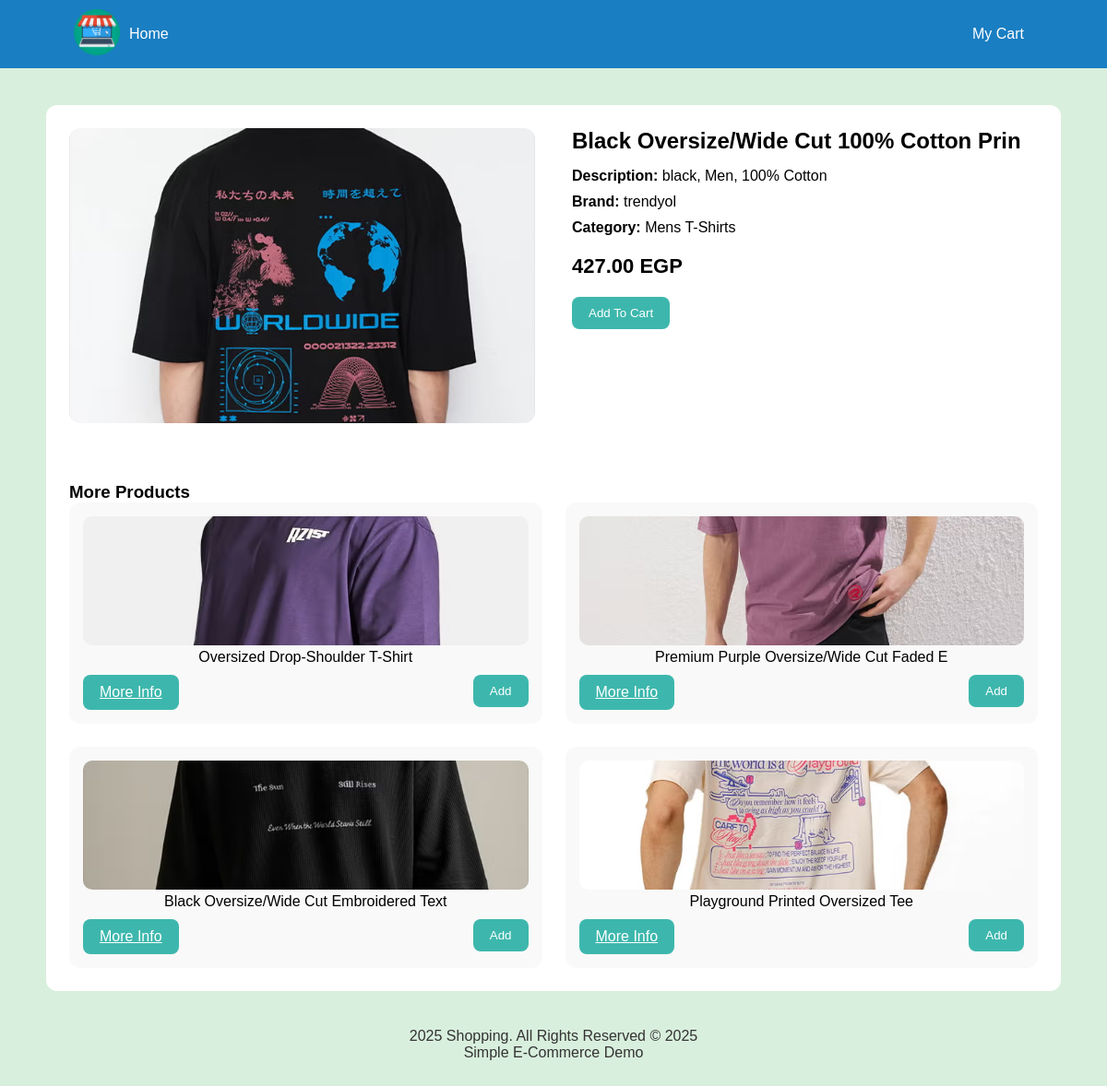
The app's page /info.php?id=P11 with its own data.
### tables this page shows
CREATE TABLE `images` (
  `id_P` varchar(30) NOT NULL,
  `image_1` varchar(200) NOT NULL,
  `image_2` varchar(200) NOT NULL,
  `image_3` varchar(200) NOT NULL
);

CREATE TABLE `products` (
  `id_P` varchar(20) NOT NULL,
  `name` varchar(40) NOT NULL,
  `describtion` varchar(150) NOT NULL,
  `price` decimal(15,2) NOT NULL,
  `brand` varchar(30) NOT NULL,
  `category` varchar(30) NOT NULL
);

### info.php (the view, shortened to what this page needs)
<?php
$conn = mysqli_connect("localhost:3307", "root", "", "ecommerce_db");
if (isset($_POST['info'])) {
    $id = $_POST['info'];
} elseif (isset($_GET['id'])) {
    $id = $_GET['id'];
} else {
    die("No Product");
}
$id = mysqli_real_escape_string($conn, $id);
$productQuery = "
SELECT p.*, i.image_1, i.image_2, i.image_3
FROM products p
LEFT JOIN images i ON p.id_P = i.id_P
WHERE p.id_P = '$id'
";
$productResult = mysqli_query($conn, $productQuery);
$product = mysqli_fetch_assoc($productResult);
$moreQuery = "
SELECT p.id_P, p.name, i.image_1
FROM products p
LEFT JOIN images i ON p.id_P = i.id_P
WHERE p.id_P != '$id'
LIMIT 4
";
$more = mysqli_query($conn, $moreQuery);
?>
<!DOCTYPE html>
<html lang="en">
<head>
    <link rel="stylesheet" href="styles/info_style.css">
</head>
<body>
    <div class="navbar">
        <a class="navbar-brand" href="index.php">
            <img src="images/icons/logo.png" alt="" width="50" height="50" class="rounded-5">
        </a>
        <div class="nav-links">
            <a href="index.php">Home</a>
            <a href="mycart.php">My Cart</a>
        </div>
    </div>
    <div class="container">
        <div class="product-details">
            <div class="product-image">
                <img id="sliderImg" src="<?= htmlspecialchars($product['image_1']) ?>"
                    data-img1="<?= htmlspecialchars($product['image_1']) ?>"
                    data-img2="<?= htmlspecialchars($product['image_2']) ?>"
                    data-img3="<?= htmlspecialchars($product['image_3']) ?>">
            </div>
            <div class="product-info">
                <h2><?= htmlspecialchars($product['name']) ?></h2>
                <p><strong>Description:</strong> <?= htmlspecialchars($product['describtion']) ?></p>
                <p><strong>Brand:</strong> <?= htmlspecialchars($product['brand']) ?></p>
                <p><strong>Category:</strong> <?= htmlspecialchars($product['category']) ?></p>
                <div class="price"><?= htmlspecialchars($product['price']) ?> EGP</div>
                <form method="post" action="cartBack.php">
                    <button type="submit" name="cart" value="<?= $product['id_P'] ?>" class="btn">
                        Add To Cart
                    </button>
                </form>
            </div>
        </div>
        <div class="more-products">
            <h3>More Products</h3>
            <div class="products-grid">
                <?php while ($row = mysqli_fetch_assoc($more)) { ?>
                    <div class="product-card">
                        <div class="img-box">
                            <img src="<?= htmlspecialchars($row['image_1']) ?>">
                        </div>
                        <p><?= htmlspecialchars($row['name']) ?></p>
                        <div class="card-buttons">
                            <a href="info.php?id=<?= $row['id_P'] ?>" class="btn">More Info</a>
                            <form method="post" action="cartBack.php">
                                <button type="submit" name="cart" value="<?= $row['id_P'] ?>" class="btn">
                                    Add
                                </button>
                            </form>
                        </div>
                    </div>
                <?php } ?>
            </div>
        </div>
    </div>
    <footer class="footer">
        <p> 2025 Shopping. All Rights Reserved © 2025</p>
        <p>Simple E-Commerce Demo</p>
    </footer>
</body>
</html>

### styles/info_style.css (style rules this page uses)
:root { --blue: #197ec2; --green: #3db7ad; --pink: #f6b1ce; --bg: #d9efdd; }
* { box-sizing: border-box; font-family: Arial, sans-serif; margin: 0; padding: 0; }
body { background: var(--bg); }
.navbar { background: var(--blue); padding: 10px 80px; display: flex; justify-content: space-between; color: white; }
.nav-links { display: flex; margin: auto 0; width: 100%; padding: 0 10px; justify-content: space-between; }
.nav-links a { color: white; text-decoration: none; }
.container { max-width: 1100px; margin: 40px auto; background: white; padding: 25px; border-radius: 12px; }
.product-details { display: grid; grid-template-columns: 1fr 1fr; gap: 40px; }
.product-image img { width: 100%; height: 320px; object-fit: cover; border-radius: 12px; }
.product-info h2 { margin-bottom: 15px; }
.product-info p { margin-bottom: 10px; }
.price { font-size: 22px; margin: 20px 0; font-weight: bold; }
.btn { background: var(--green); border: none; padding: 10px 18px; border-radius: 8px; color: white; cursor: pointer; }
.more-products { margin-top: 60px; }
.products-grid { display: grid; grid-template-columns: repeat(2, 1fr); gap: 25px; }
.product-card { background: #f9f9f9; padding: 15px; border-radius: 12px; text-align: center; }
.img-box img { width: 100%; height: 140px; object-fit: cover; border-radius: 10px; }
.card-buttons { display: flex; justify-content: space-between; margin-top: 10px; }
.footer { text-align: center; margin: 40px 0; color: #333; }

### records on screen
images: image_2 (picture), id_P.name "Black Oversize/Wide Cut 100% Cotton Prin", id_P.describtion "black, Men, 100% Cotton", id_P.brand "trendyol", id_P.category "Mens T-Shirts", id_P.price "427.00"
images: image_1 (picture), id_P.name "Oversized Drop-Shoulder T-Shirt"
images: image_1 (picture), id_P.name "Premium Purple Oversize/Wide Cut Faded E"
images: image_1 (picture), id_P.name "Black Oversize/Wide Cut Embroidered Text"
images: image_1 (picture), id_P.name "Playground Printed Oversized Tee"
